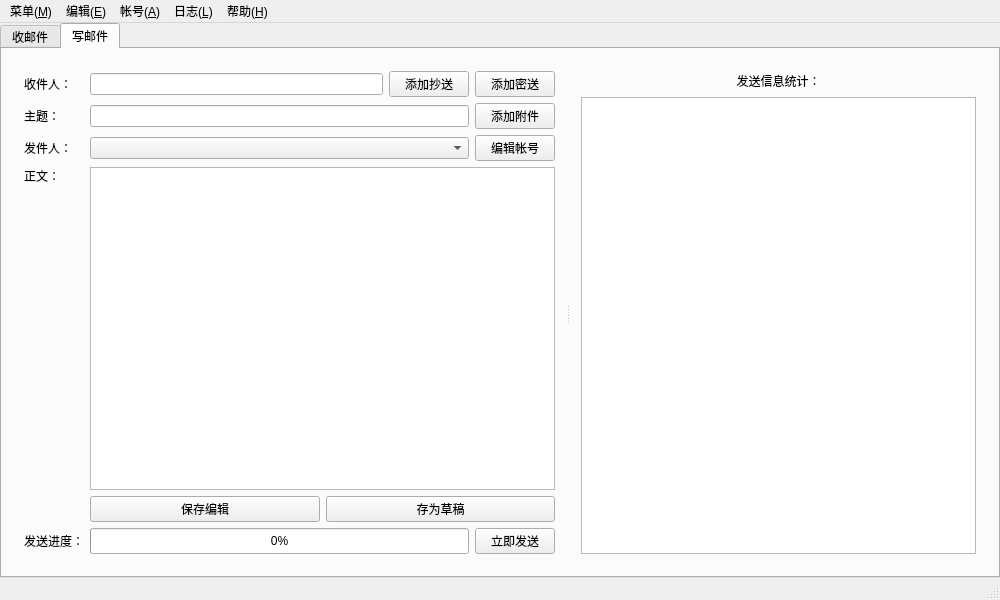
<?xml version="1.0" encoding="UTF-8"?>
<ui version="4.0">
 <class>WwMail</class>
 <widget class="QMainWindow" name="WwMail">
  <property name="geometry">
   <rect>
    <x>0</x>
    <y>0</y>
    <width>1000</width>
    <height>600</height>
   </rect>
  </property>
  <property name="windowTitle">
   <string>WwMail</string>
  </property>
  <widget class="QWidget" name="centralWidget">
   <property name="autoFillBackground">
    <bool>false</bool>
   </property>
   <layout class="QHBoxLayout" name="horizontalLayout">
    <property name="leftMargin">
     <number>0</number>
    </property>
    <property name="topMargin">
     <number>0</number>
    </property>
    <property name="rightMargin">
     <number>0</number>
    </property>
    <property name="bottomMargin">
     <number>0</number>
    </property>
    <item>
     <widget class="QTabWidget" name="tabWidget">
      <property name="currentIndex">
       <number>1</number>
      </property>
      <widget class="QWidget" name="tab">
       <attribute name="title">
        <string>收邮件</string>
       </attribute>
       <layout class="QGridLayout" name="gridLayout">
        <property name="leftMargin">
         <number>0</number>
        </property>
        <property name="topMargin">
         <number>0</number>
        </property>
        <property name="rightMargin">
         <number>0</number>
        </property>
        <property name="bottomMargin">
         <number>1</number>
        </property>
        <property name="horizontalSpacing">
         <number>6</number>
        </property>
        <item row="0" column="0">
         <widget class="QSplitter" name="splitter_2">
          <property name="orientation">
           <enum>Qt::Horizontal</enum>
          </property>
          <widget class="QWidget" name="layoutWidget">
           <layout class="QVBoxLayout" name="verticalLayout_3">
            <property name="spacing">
             <number>1</number>
            </property>
            <item>
             <widget class="QLabel" name="label_5">
              <property name="sizePolicy">
               <sizepolicy hsizetype="Preferred" vsizetype="Fixed">
                <horstretch>0</horstretch>
                <verstretch>0</verstretch>
               </sizepolicy>
              </property>
              <property name="minimumSize">
               <size>
                <width>0</width>
                <height>20</height>
               </size>
              </property>
              <property name="frameShape">
               <enum>QFrame::StyledPanel</enum>
              </property>
              <property name="text">
               <string>帐号列表</string>
              </property>
              <property name="alignment">
               <set>Qt::AlignCenter</set>
              </property>
             </widget>
            </item>
            <item>
             <widget class="QTreeView" name="treeView"/>
            </item>
           </layout>
          </widget>
          <widget class="QSplitter" name="splitter">
           <property name="sizePolicy">
            <sizepolicy hsizetype="Preferred" vsizetype="Preferred">
             <horstretch>9</horstretch>
             <verstretch>0</verstretch>
            </sizepolicy>
           </property>
           <property name="frameShape">
            <enum>QFrame::NoFrame</enum>
           </property>
           <property name="orientation">
            <enum>Qt::Vertical</enum>
           </property>
           <widget class="QWidget" name="layoutWidget">
            <layout class="QVBoxLayout" name="verticalLayout" stretch="1,8,1">
             <property name="spacing">
              <number>1</number>
             </property>
             <item>
              <widget class="QLabel" name="label_2">
               <property name="sizePolicy">
                <sizepolicy hsizetype="Preferred" vsizetype="Fixed">
                 <horstretch>0</horstretch>
                 <verstretch>0</verstretch>
                </sizepolicy>
               </property>
               <property name="minimumSize">
                <size>
                 <width>0</width>
                 <height>20</height>
                </size>
               </property>
               <property name="frameShape">
                <enum>QFrame::StyledPanel</enum>
               </property>
               <property name="text">
                <string>邮件列表</string>
               </property>
               <property name="alignment">
                <set>Qt::AlignCenter</set>
               </property>
              </widget>
             </item>
             <item>
              <widget class="QTableView" name="Mailtable"/>
             </item>
             <item>
              <layout class="QHBoxLayout" name="horizontalLayout_2">
               <property name="spacing">
                <number>1</number>
               </property>
               <item>
                <widget class="QLabel" name="label">
                 <property name="sizePolicy">
                  <sizepolicy hsizetype="Preferred" vsizetype="Fixed">
                   <horstretch>0</horstretch>
                   <verstretch>0</verstretch>
                  </sizepolicy>
                 </property>
                 <property name="minimumSize">
                  <size>
                   <width>0</width>
                   <height>20</height>
                  </size>
                 </property>
                 <property name="frameShape">
                  <enum>QFrame::StyledPanel</enum>
                 </property>
                 <property name="text">
                  <string>读取进度</string>
                 </property>
                </widget>
               </item>
               <item>
                <widget class="QProgressBar" name="progressBar">
                 <property name="minimumSize">
                  <size>
                   <width>0</width>
                   <height>20</height>
                  </size>
                 </property>
                 <property name="value">
                  <number>0</number>
                 </property>
                </widget>
               </item>
               <item>
                <widget class="QPushButton" name="pushButton">
                 <property name="minimumSize">
                  <size>
                   <width>0</width>
                   <height>20</height>
                  </size>
                 </property>
                 <property name="text">
                  <string>刷新列表</string>
                 </property>
                </widget>
               </item>
              </layout>
             </item>
            </layout>
           </widget>
           <widget class="QWidget" name="layoutWidget">
            <layout class="QVBoxLayout" name="verticalLayout_2" stretch="1,8,1">
             <property name="spacing">
              <number>1</number>
             </property>
             <item>
              <widget class="QLabel" name="label_3">
               <property name="sizePolicy">
                <sizepolicy hsizetype="Preferred" vsizetype="Fixed">
                 <horstretch>0</horstretch>
                 <verstretch>0</verstretch>
                </sizepolicy>
               </property>
               <property name="minimumSize">
                <size>
                 <width>0</width>
                 <height>20</height>
                </size>
               </property>
               <property name="frameShape">
                <enum>QFrame::StyledPanel</enum>
               </property>
               <property name="text">
                <string>邮件正文</string>
               </property>
               <property name="alignment">
                <set>Qt::AlignCenter</set>
               </property>
              </widget>
             </item>
             <item>
              <widget class="QTextBrowser" name="textBrowser"/>
             </item>
             <item>
              <layout class="QHBoxLayout" name="horizontalLayout_3">
               <property name="spacing">
                <number>1</number>
               </property>
               <item>
                <widget class="QLabel" name="label_4">
                 <property name="sizePolicy">
                  <sizepolicy hsizetype="Preferred" vsizetype="Fixed">
                   <horstretch>0</horstretch>
                   <verstretch>0</verstretch>
                  </sizepolicy>
                 </property>
                 <property name="minimumSize">
                  <size>
                   <width>0</width>
                   <height>20</height>
                  </size>
                 </property>
                 <property name="frameShape">
                  <enum>QFrame::StyledPanel</enum>
                 </property>
                 <property name="text">
                  <string>接收进度</string>
                 </property>
                </widget>
               </item>
               <item>
                <widget class="QProgressBar" name="progressBar_2">
                 <property name="sizePolicy">
                  <sizepolicy hsizetype="Expanding" vsizetype="Fixed">
                   <horstretch>0</horstretch>
                   <verstretch>0</verstretch>
                  </sizepolicy>
                 </property>
                 <property name="minimumSize">
                  <size>
                   <width>0</width>
                   <height>20</height>
                  </size>
                 </property>
                 <property name="value">
                  <number>0</number>
                 </property>
                </widget>
               </item>
               <item>
                <widget class="QPushButton" name="pushButton_2">
                 <property name="sizePolicy">
                  <sizepolicy hsizetype="Minimum" vsizetype="Fixed">
                   <horstretch>0</horstretch>
                   <verstretch>0</verstretch>
                  </sizepolicy>
                 </property>
                 <property name="minimumSize">
                  <size>
                   <width>0</width>
                   <height>20</height>
                  </size>
                 </property>
                 <property name="text">
                  <string>删除邮件</string>
                 </property>
                </widget>
               </item>
              </layout>
             </item>
            </layout>
           </widget>
          </widget>
         </widget>
        </item>
       </layout>
      </widget>
      <widget class="QWidget" name="tab_2">
       <attribute name="title">
        <string>写邮件</string>
       </attribute>
       <layout class="QGridLayout" name="gridLayout_3">
        <item row="0" column="0">
         <widget class="QSplitter" name="splitter_3">
          <property name="orientation">
           <enum>Qt::Horizontal</enum>
          </property>
          <widget class="QWidget" name="">
           <layout class="QVBoxLayout" name="verticalLayout_5">
            <item>
             <layout class="QVBoxLayout" name="verticalLayout_4">
              <property name="sizeConstraint">
               <enum>QLayout::SetDefaultConstraint</enum>
              </property>
              <item>
               <layout class="QHBoxLayout" name="horizontalLayout_5">
                <item>
                 <layout class="QHBoxLayout" name="horizontalLayout_4">
                  <item>
                   <widget class="QLabel" name="label_6">
                    <property name="sizePolicy">
                     <sizepolicy hsizetype="Fixed" vsizetype="Preferred">
                      <horstretch>0</horstretch>
                      <verstretch>0</verstretch>
                     </sizepolicy>
                    </property>
                    <property name="minimumSize">
                     <size>
                      <width>60</width>
                      <height>0</height>
                     </size>
                    </property>
                    <property name="maximumSize">
                     <size>
                      <width>60</width>
                      <height>16777215</height>
                     </size>
                    </property>
                    <property name="frameShape">
                     <enum>QFrame::NoFrame</enum>
                    </property>
                    <property name="text">
                     <string>收件人：</string>
                    </property>
                   </widget>
                  </item>
                  <item>
                   <widget class="QLineEdit" name="lineEdit"/>
                  </item>
                 </layout>
                </item>
                <item>
                 <widget class="QPushButton" name="pushButton_3">
                  <property name="text">
                   <string>添加抄送</string>
                  </property>
                 </widget>
                </item>
                <item>
                 <widget class="QPushButton" name="pushButton_4">
                  <property name="text">
                   <string>添加密送</string>
                  </property>
                 </widget>
                </item>
               </layout>
              </item>
              <item>
               <layout class="QHBoxLayout" name="horizontalLayout_6">
                <item>
                 <widget class="QLabel" name="label_7">
                  <property name="sizePolicy">
                   <sizepolicy hsizetype="Fixed" vsizetype="Preferred">
                    <horstretch>0</horstretch>
                    <verstretch>0</verstretch>
                   </sizepolicy>
                  </property>
                  <property name="minimumSize">
                   <size>
                    <width>60</width>
                    <height>0</height>
                   </size>
                  </property>
                  <property name="maximumSize">
                   <size>
                    <width>60</width>
                    <height>16777215</height>
                   </size>
                  </property>
                  <property name="frameShape">
                   <enum>QFrame::NoFrame</enum>
                  </property>
                  <property name="text">
                   <string>主题：</string>
                  </property>
                 </widget>
                </item>
                <item>
                 <widget class="QLineEdit" name="lineEdit_2"/>
                </item>
                <item>
                 <widget class="QPushButton" name="pushButton_5">
                  <property name="text">
                   <string>添加附件</string>
                  </property>
                 </widget>
                </item>
               </layout>
              </item>
              <item>
               <layout class="QHBoxLayout" name="horizontalLayout_7" stretch="1,5,0">
                <item>
                 <widget class="QLabel" name="label_8">
                  <property name="sizePolicy">
                   <sizepolicy hsizetype="Fixed" vsizetype="Preferred">
                    <horstretch>0</horstretch>
                    <verstretch>0</verstretch>
                   </sizepolicy>
                  </property>
                  <property name="minimumSize">
                   <size>
                    <width>60</width>
                    <height>0</height>
                   </size>
                  </property>
                  <property name="maximumSize">
                   <size>
                    <width>60</width>
                    <height>16777215</height>
                   </size>
                  </property>
                  <property name="frameShape">
                   <enum>QFrame::NoFrame</enum>
                  </property>
                  <property name="text">
                   <string>发件人：</string>
                  </property>
                 </widget>
                </item>
                <item>
                 <widget class="QComboBox" name="comboBox"/>
                </item>
                <item>
                 <widget class="QPushButton" name="pushButton_6">
                  <property name="text">
                   <string>编辑帐号</string>
                  </property>
                 </widget>
                </item>
               </layout>
              </item>
              <item>
               <layout class="QGridLayout" name="gridLayout_2">
                <item row="0" column="0">
                 <widget class="QLabel" name="label_9">
                  <property name="sizePolicy">
                   <sizepolicy hsizetype="Fixed" vsizetype="Preferred">
                    <horstretch>0</horstretch>
                    <verstretch>0</verstretch>
                   </sizepolicy>
                  </property>
                  <property name="minimumSize">
                   <size>
                    <width>60</width>
                    <height>0</height>
                   </size>
                  </property>
                  <property name="maximumSize">
                   <size>
                    <width>60</width>
                    <height>16777215</height>
                   </size>
                  </property>
                  <property name="frameShape">
                   <enum>QFrame::NoFrame</enum>
                  </property>
                  <property name="text">
                   <string>正文：</string>
                  </property>
                  <property name="alignment">
                   <set>Qt::AlignLeading|Qt::AlignLeft|Qt::AlignTop</set>
                  </property>
                 </widget>
                </item>
                <item row="0" column="1">
                 <widget class="QTextEdit" name="textEdit"/>
                </item>
                <item row="1" column="1">
                 <layout class="QHBoxLayout" name="horizontalLayout_8">
                  <item>
                   <widget class="QPushButton" name="pushButton_7">
                    <property name="text">
                     <string>保存编辑</string>
                    </property>
                   </widget>
                  </item>
                  <item>
                   <widget class="QPushButton" name="pushButton_8">
                    <property name="text">
                     <string>存为草稿</string>
                    </property>
                   </widget>
                  </item>
                 </layout>
                </item>
               </layout>
              </item>
             </layout>
            </item>
            <item>
             <layout class="QHBoxLayout" name="horizontalLayout_9">
              <item>
               <widget class="QLabel" name="label_11">
                <property name="sizePolicy">
                 <sizepolicy hsizetype="Fixed" vsizetype="Preferred">
                  <horstretch>0</horstretch>
                  <verstretch>0</verstretch>
                 </sizepolicy>
                </property>
                <property name="minimumSize">
                 <size>
                  <width>60</width>
                  <height>0</height>
                 </size>
                </property>
                <property name="maximumSize">
                 <size>
                  <width>60</width>
                  <height>16777215</height>
                 </size>
                </property>
                <property name="text">
                 <string>发送进度：</string>
                </property>
               </widget>
              </item>
              <item>
               <widget class="QProgressBar" name="progressBar_3">
                <property name="sizePolicy">
                 <sizepolicy hsizetype="Expanding" vsizetype="Preferred">
                  <horstretch>0</horstretch>
                  <verstretch>0</verstretch>
                 </sizepolicy>
                </property>
                <property name="value">
                 <number>0</number>
                </property>
               </widget>
              </item>
              <item>
               <widget class="QPushButton" name="pushButton_9">
                <property name="sizePolicy">
                 <sizepolicy hsizetype="Minimum" vsizetype="Preferred">
                  <horstretch>0</horstretch>
                  <verstretch>0</verstretch>
                 </sizepolicy>
                </property>
                <property name="text">
                 <string>立即发送</string>
                </property>
               </widget>
              </item>
             </layout>
            </item>
           </layout>
          </widget>
          <widget class="QWidget" name="">
           <layout class="QVBoxLayout" name="verticalLayout_6">
            <item>
             <widget class="QLabel" name="label_10">
              <property name="sizePolicy">
               <sizepolicy hsizetype="Preferred" vsizetype="Fixed">
                <horstretch>0</horstretch>
                <verstretch>0</verstretch>
               </sizepolicy>
              </property>
              <property name="minimumSize">
               <size>
                <width>0</width>
                <height>20</height>
               </size>
              </property>
              <property name="maximumSize">
               <size>
                <width>16777215</width>
                <height>20</height>
               </size>
              </property>
              <property name="frameShape">
               <enum>QFrame::NoFrame</enum>
              </property>
              <property name="text">
               <string>发送信息统计：</string>
              </property>
              <property name="alignment">
               <set>Qt::AlignCenter</set>
              </property>
             </widget>
            </item>
            <item>
             <widget class="QTreeView" name="treeView_2"/>
            </item>
           </layout>
          </widget>
         </widget>
        </item>
       </layout>
      </widget>
     </widget>
    </item>
   </layout>
  </widget>
  <widget class="QMenuBar" name="menuBar">
   <property name="geometry">
    <rect>
     <x>0</x>
     <y>0</y>
     <width>1000</width>
     <height>23</height>
    </rect>
   </property>
   <widget class="QMenu" name="menu_M">
    <property name="title">
     <string>菜单(&amp;M)</string>
    </property>
    <addaction name="action_Q"/>
   </widget>
   <widget class="QMenu" name="menu_A">
    <property name="title">
     <string>帐号(&amp;A)</string>
    </property>
    <addaction name="action_L"/>
    <addaction name="separator"/>
    <addaction name="action_M"/>
   </widget>
   <widget class="QMenu" name="menu_H">
    <property name="title">
     <string>帮助(&amp;H)</string>
    </property>
    <addaction name="action_A"/>
   </widget>
   <widget class="QMenu" name="menu_L">
    <property name="title">
     <string>日志(&amp;L)</string>
    </property>
   </widget>
   <widget class="QMenu" name="menu_E">
    <property name="title">
     <string>编辑(&amp;E)</string>
    </property>
   </widget>
   <addaction name="menu_M"/>
   <addaction name="menu_E"/>
   <addaction name="menu_A"/>
   <addaction name="menu_L"/>
   <addaction name="menu_H"/>
  </widget>
  <widget class="QStatusBar" name="statusBar">
   <property name="font">
    <font>
     <family>宋体</family>
    </font>
   </property>
  </widget>
  <action name="action_Q">
   <property name="text">
    <string>退出(&amp;Q)</string>
   </property>
  </action>
  <action name="action_M">
   <property name="text">
    <string>帐号管理(&amp;M)</string>
   </property>
  </action>
  <action name="action_L">
   <property name="text">
    <string>添加帐号(&amp;A)</string>
   </property>
  </action>
  <action name="action_A">
   <property name="text">
    <string>关于(&amp;A)</string>
   </property>
  </action>
  <action name="action_R">
   <property name="text">
    <string>删除帐号(&amp;D)</string>
   </property>
  </action>
 </widget>
 <layoutdefault spacing="6" margin="11"/>
 <resources/>
 <connections>
  <connection>
   <sender>action_Q</sender>
   <signal>triggered()</signal>
   <receiver>WwMail</receiver>
   <slot>close()</slot>
   <hints>
    <hint type="sourcelabel">
     <x>-1</x>
     <y>-1</y>
    </hint>
    <hint type="destinationlabel">
     <x>499</x>
     <y>299</y>
    </hint>
   </hints>
  </connection>
 </connections>
</ui>
